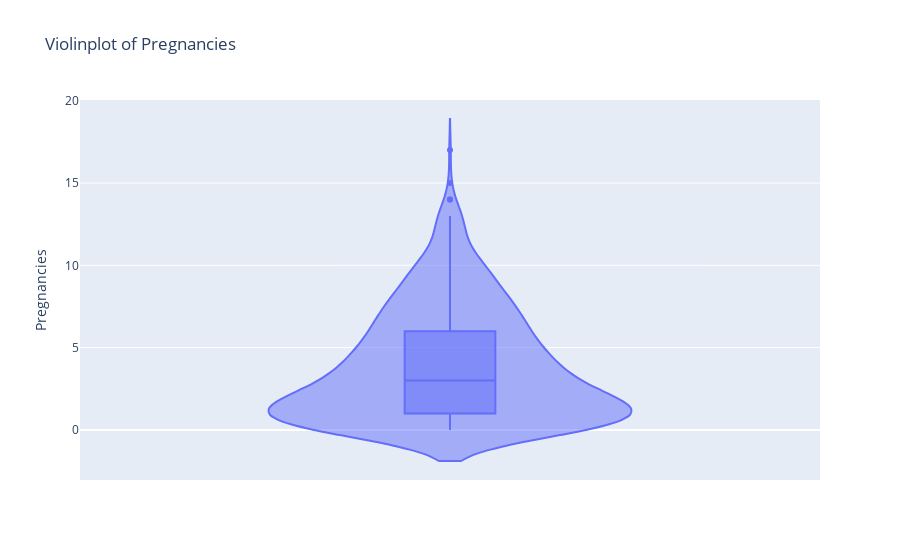
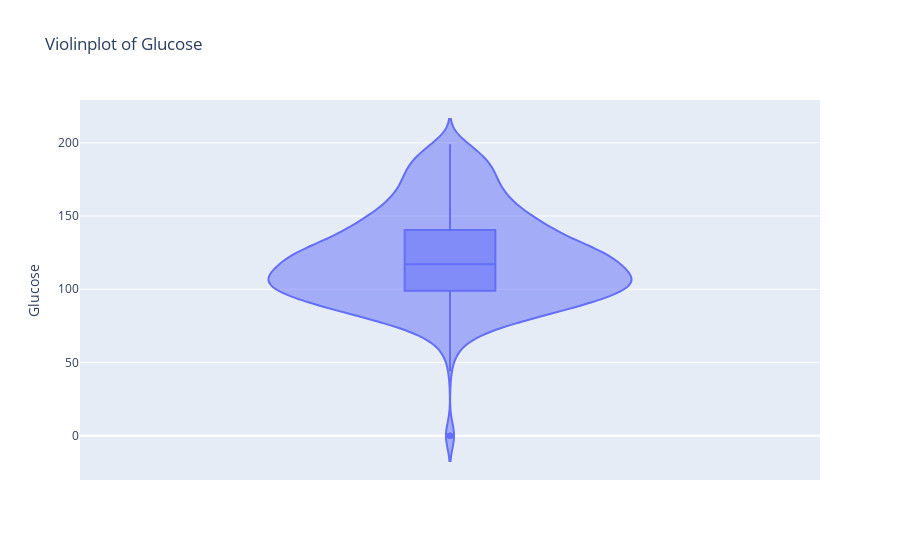
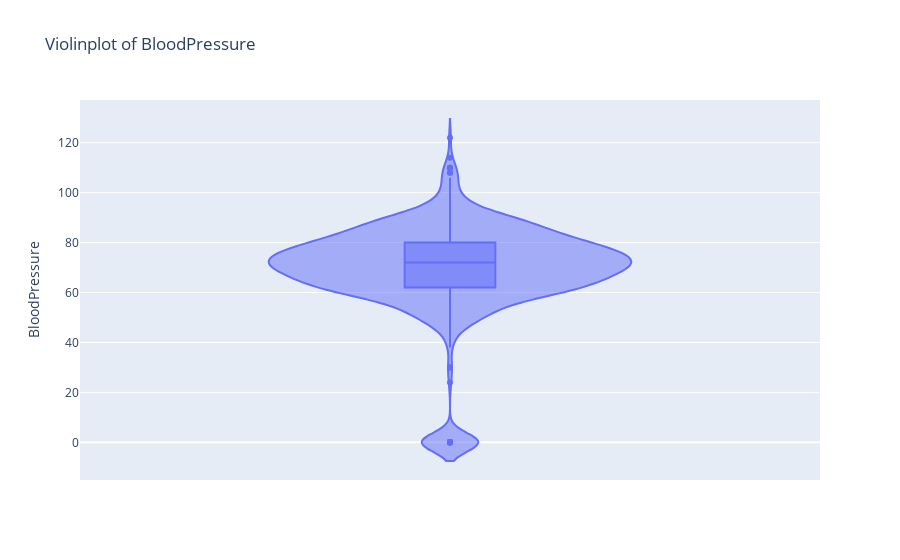
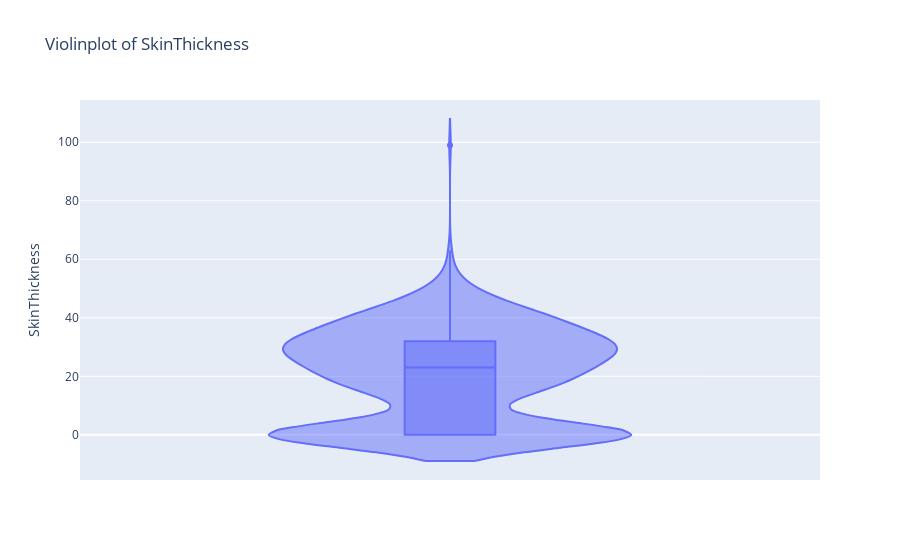

Notebook source saved alongside these figures, in order:
### Code cell
# plotting outliers using violinplot in plotly
for col in numerical_columns:
    fig = px.violin(df, y=col, title=f'Violinplot of {col}', points='outliers', box=True)
    fig.show()

### Figure 1 — Plotly figure (JSON) as saved in the notebook; plotly's stock layout.template omitted (floating-point values rounded to 4 significant figures; data arrays with more than 128 entries replaced by an {"elided": "..."} marker saying what was removed)
{"data": [{"alignmentgroup": "True", "box": {"visible": true}, "hovertemplate": "Pregnancies=%{y}<extra></extra>", "legendgroup": "", "marker": {"color": "#636efa"}, "name": "", "offsetgroup": "", "orientation": "v", "points": "outliers", "scalegroup": "True", "showlegend": false, "type": "violin", "x0": " ", "xaxis": "x", "y": {"elided": "768 int values"}, "y0": " ", "yaxis": "y"}], "layout": {"legend": {"tracegroupgap": 0}, "title": {"text": "Violinplot of Pregnancies"}, "violinmode": "group", "xaxis": {"anchor": "y", "domain": [0, 1]}, "yaxis": {"anchor": "x", "domain": [0, 1], "title": {"text": "Pregnancies"}}}}

### Figure 2 — Plotly figure (JSON) as saved in the notebook; plotly's stock layout.template omitted (floating-point values rounded to 4 significant figures; data arrays with more than 128 entries replaced by an {"elided": "..."} marker saying what was removed)
{"data": [{"alignmentgroup": "True", "box": {"visible": true}, "hovertemplate": "Glucose=%{y}<extra></extra>", "legendgroup": "", "marker": {"color": "#636efa"}, "name": "", "offsetgroup": "", "orientation": "v", "points": "outliers", "scalegroup": "True", "showlegend": false, "type": "violin", "x0": " ", "xaxis": "x", "y": {"elided": "768 int values"}, "y0": " ", "yaxis": "y"}], "layout": {"legend": {"tracegroupgap": 0}, "title": {"text": "Violinplot of Glucose"}, "violinmode": "group", "xaxis": {"anchor": "y", "domain": [0, 1]}, "yaxis": {"anchor": "x", "domain": [0, 1], "title": {"text": "Glucose"}}}}

### Figure 3 — Plotly figure (JSON) as saved in the notebook; plotly's stock layout.template omitted (floating-point values rounded to 4 significant figures; data arrays with more than 128 entries replaced by an {"elided": "..."} marker saying what was removed)
{"data": [{"alignmentgroup": "True", "box": {"visible": true}, "hovertemplate": "BloodPressure=%{y}<extra></extra>", "legendgroup": "", "marker": {"color": "#636efa"}, "name": "", "offsetgroup": "", "orientation": "v", "points": "outliers", "scalegroup": "True", "showlegend": false, "type": "violin", "x0": " ", "xaxis": "x", "y": {"elided": "768 int values"}, "y0": " ", "yaxis": "y"}], "layout": {"legend": {"tracegroupgap": 0}, "title": {"text": "Violinplot of BloodPressure"}, "violinmode": "group", "xaxis": {"anchor": "y", "domain": [0, 1]}, "yaxis": {"anchor": "x", "domain": [0, 1], "title": {"text": "BloodPressure"}}}}

### Figure 4 — Plotly figure (JSON) as saved in the notebook; plotly's stock layout.template omitted (floating-point values rounded to 4 significant figures; data arrays with more than 128 entries replaced by an {"elided": "..."} marker saying what was removed)
{"data": [{"alignmentgroup": "True", "box": {"visible": true}, "hovertemplate": "SkinThickness=%{y}<extra></extra>", "legendgroup": "", "marker": {"color": "#636efa"}, "name": "", "offsetgroup": "", "orientation": "v", "points": "outliers", "scalegroup": "True", "showlegend": false, "type": "violin", "x0": " ", "xaxis": "x", "y": {"elided": "768 int values"}, "y0": " ", "yaxis": "y"}], "layout": {"legend": {"tracegroupgap": 0}, "title": {"text": "Violinplot of SkinThickness"}, "violinmode": "group", "xaxis": {"anchor": "y", "domain": [0, 1]}, "yaxis": {"anchor": "x", "domain": [0, 1], "title": {"text": "SkinThickness"}}}}
